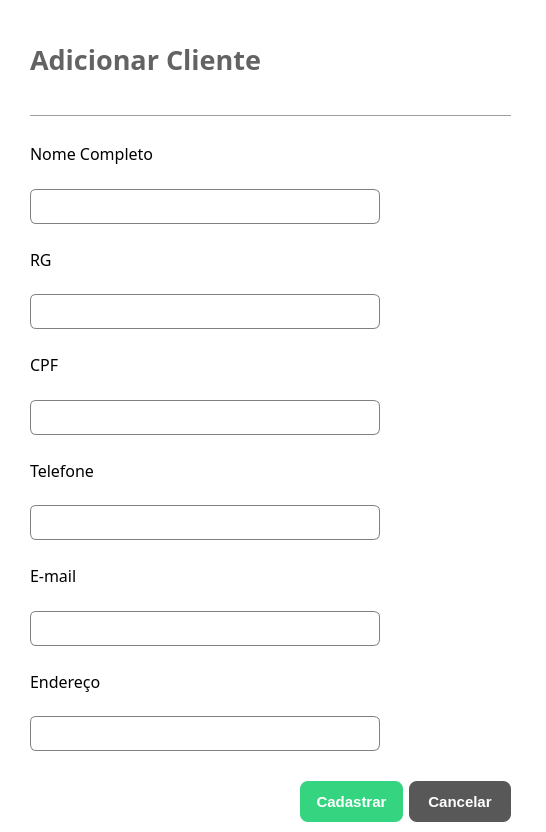
<?xml version="1.0" encoding="UTF-8"?>
<ui version="4.0">
 <class>cadastroCliente</class>
 <widget class="QDialog" name="cadastroCliente">
  <property name="geometry">
   <rect>
    <x>0</x>
    <y>0</y>
    <width>546</width>
    <height>832</height>
   </rect>
  </property>
  <property name="windowTitle">
   <string>Dialog</string>
  </property>
  <property name="styleSheet">
   <string notr="true">QDialog{
	background-color:white;
}

QLineEdit{
	border:1px solid gray;
	border-radius: 6px;
	padding-left: 15px;
	height: 35px;

}</string>
  </property>
  <widget class="QWidget" name="layoutWidget">
   <property name="geometry">
    <rect>
     <x>30</x>
     <y>10</y>
     <width>481</width>
     <height>741</height>
    </rect>
   </property>
   <layout class="QVBoxLayout" name="verticalLayout_1">
    <item>
     <widget class="QLabel" name="Adicionar_Cliente">
      <property name="font">
       <font>
        <family>Montserrat ExtraBold</family>
        <pointsize>20</pointsize>
        <weight>75</weight>
        <bold>true</bold>
       </font>
      </property>
      <property name="styleSheet">
       <string notr="true">color: rgb(99, 99, 99);</string>
      </property>
      <property name="text">
       <string>Adicionar Cliente</string>
      </property>
     </widget>
    </item>
    <item>
     <widget class="Line" name="line">
      <property name="orientation">
       <enum>Qt::Horizontal</enum>
      </property>
     </widget>
    </item>
    <item>
     <layout class="QVBoxLayout" name="verticalLayout_2">
      <item>
       <widget class="QLabel" name="label_2">
        <property name="font">
         <font>
          <family>Montserrat Medium</family>
          <pointsize>12</pointsize>
         </font>
        </property>
        <property name="text">
         <string>Nome Completo</string>
        </property>
       </widget>
      </item>
      <item>
       <widget class="QLineEdit" name="nome">
        <property name="maximumSize">
         <size>
          <width>350</width>
          <height>35</height>
         </size>
        </property>
        <property name="font">
         <font>
          <pointsize>12</pointsize>
         </font>
        </property>
       </widget>
      </item>
     </layout>
    </item>
    <item>
     <layout class="QVBoxLayout" name="verticalLayout_3">
      <item>
       <widget class="QLabel" name="label_4">
        <property name="font">
         <font>
          <family>Montserrat Medium</family>
          <pointsize>12</pointsize>
         </font>
        </property>
        <property name="text">
         <string>RG</string>
        </property>
       </widget>
      </item>
      <item>
       <widget class="QLineEdit" name="rg">
        <property name="maximumSize">
         <size>
          <width>350</width>
          <height>35</height>
         </size>
        </property>
        <property name="font">
         <font>
          <pointsize>12</pointsize>
         </font>
        </property>
       </widget>
      </item>
     </layout>
    </item>
    <item>
     <layout class="QVBoxLayout" name="verticalLayout_4">
      <item>
       <widget class="QLabel" name="label_5">
        <property name="font">
         <font>
          <family>Montserrat Medium</family>
          <pointsize>12</pointsize>
         </font>
        </property>
        <property name="text">
         <string>CPF</string>
        </property>
       </widget>
      </item>
      <item>
       <widget class="QLineEdit" name="cpf">
        <property name="maximumSize">
         <size>
          <width>350</width>
          <height>35</height>
         </size>
        </property>
        <property name="font">
         <font>
          <pointsize>12</pointsize>
         </font>
        </property>
       </widget>
      </item>
     </layout>
    </item>
    <item>
     <layout class="QVBoxLayout" name="verticalLayout_7">
      <item>
       <widget class="QLabel" name="label_11">
        <property name="font">
         <font>
          <family>Montserrat Medium</family>
          <pointsize>12</pointsize>
         </font>
        </property>
        <property name="text">
         <string>Telefone</string>
        </property>
       </widget>
      </item>
      <item>
       <widget class="QLineEdit" name="telefone">
        <property name="maximumSize">
         <size>
          <width>350</width>
          <height>35</height>
         </size>
        </property>
        <property name="font">
         <font>
          <pointsize>12</pointsize>
         </font>
        </property>
       </widget>
      </item>
     </layout>
    </item>
    <item>
     <layout class="QVBoxLayout" name="verticalLayout_5">
      <item>
       <widget class="QLabel" name="label_9">
        <property name="font">
         <font>
          <family>Montserrat Medium</family>
          <pointsize>12</pointsize>
         </font>
        </property>
        <property name="text">
         <string>E-mail</string>
        </property>
       </widget>
      </item>
      <item>
       <widget class="QLineEdit" name="email">
        <property name="maximumSize">
         <size>
          <width>350</width>
          <height>35</height>
         </size>
        </property>
        <property name="font">
         <font>
          <pointsize>12</pointsize>
         </font>
        </property>
       </widget>
      </item>
     </layout>
    </item>
    <item>
     <layout class="QVBoxLayout" name="verticalLayout_6">
      <item>
       <widget class="QLabel" name="label_10">
        <property name="font">
         <font>
          <family>Montserrat Medium</family>
          <pointsize>12</pointsize>
         </font>
        </property>
        <property name="text">
         <string>Endereço</string>
        </property>
       </widget>
      </item>
      <item>
       <widget class="QLineEdit" name="endereco">
        <property name="maximumSize">
         <size>
          <width>350</width>
          <height>35</height>
         </size>
        </property>
        <property name="font">
         <font>
          <pointsize>12</pointsize>
         </font>
        </property>
       </widget>
      </item>
     </layout>
    </item>
   </layout>
  </widget>
  <widget class="QWidget" name="layoutWidget">
   <property name="geometry">
    <rect>
     <x>300</x>
     <y>780</y>
     <width>211</width>
     <height>43</height>
    </rect>
   </property>
   <layout class="QHBoxLayout" name="horizontalLayout">
    <item>
     <widget class="QPushButton" name="btnCadastrarCliente">
      <property name="minimumSize">
       <size>
        <width>0</width>
        <height>41</height>
       </size>
      </property>
      <property name="styleSheet">
       <string notr="true">QPushButton{
	background-color: #34D481;
	color: white;
	border: none;
	border-radius: 8px;
	font-weight: bold;
	font-size: 15px
}</string>
      </property>
      <property name="text">
       <string>Cadastrar</string>
      </property>
     </widget>
    </item>
    <item>
     <widget class="QPushButton" name="cancelar">
      <property name="minimumSize">
       <size>
        <width>0</width>
        <height>41</height>
       </size>
      </property>
      <property name="styleSheet">
       <string notr="true">QPushButton{
	background-color: #585858;
	color: white;
	border: none;
	border-radius: 8px;
	font-weight: bold;
	font-size: 15px
}</string>
      </property>
      <property name="text">
       <string>Cancelar</string>
      </property>
      <property name="checkable">
       <bool>true</bool>
      </property>
     </widget>
    </item>
   </layout>
  </widget>
 </widget>
 <resources/>
 <connections>
  <connection>
   <sender>cancelar</sender>
   <signal>toggled(bool)</signal>
   <receiver>cadastroCliente</receiver>
   <slot>close()</slot>
   <hints>
    <hint type="sourcelabel">
     <x>473</x>
     <y>794</y>
    </hint>
    <hint type="destinationlabel">
     <x>599</x>
     <y>756</y>
    </hint>
   </hints>
  </connection>
 </connections>
</ui>
